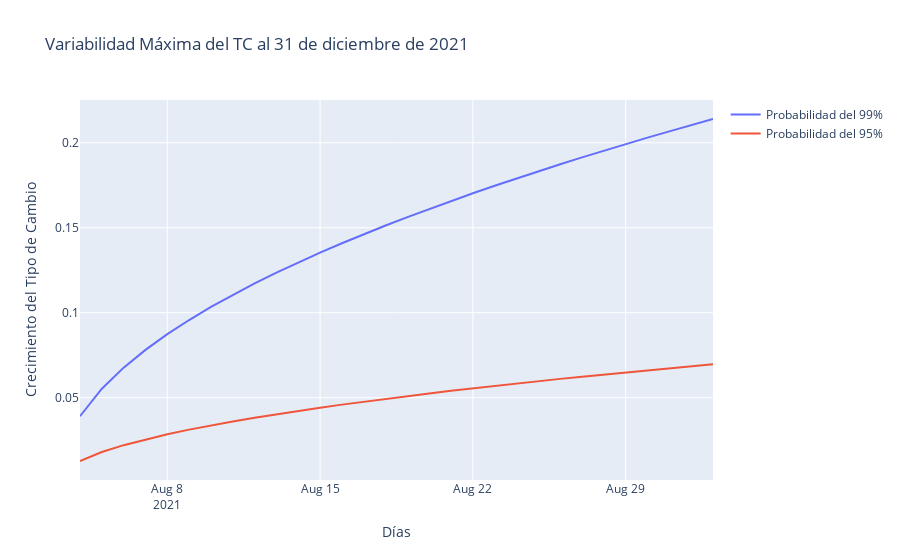

Notebook code for this chart:
### Code cell
fig1 = go.Figure(
    data=[
        go.Scatter(
            name="Probabilidad del 99%",
            x=df.index,
            y=df['99%'],
            #offsetgroup=0,
        ),
        go.Scatter(
            name="Probabilidad del 95%",
            x=df.index,
            y=df['95%'],
            #offsetgroup=1,
            #base=df2["RS_Cum1"],
        )
    ],
    layout=go.Layout(
        title="Variabilidad Máxima del TC al 31 de diciembre de 2021",
        yaxis_title="Crecimiento del Tipo de Cambio",xaxis_title="Días"
        #template='plotly_dark'
    )
)
fig1.show()
